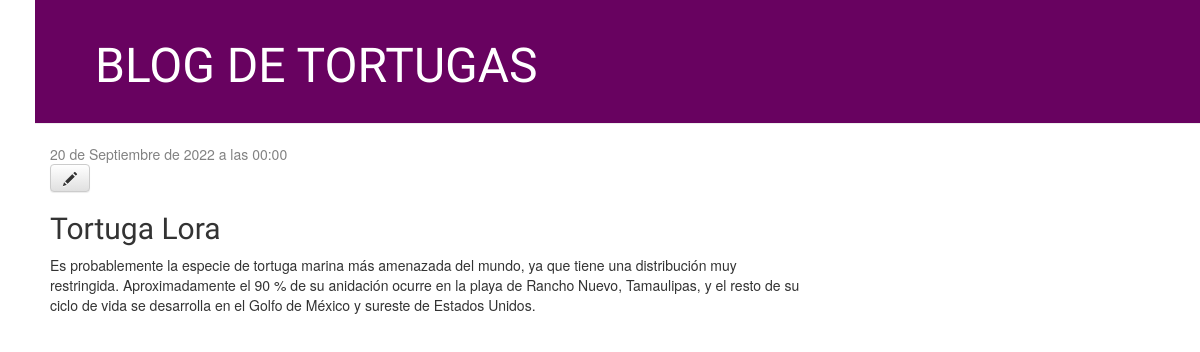
/post/1/, run on an earlier commit of the app's database.
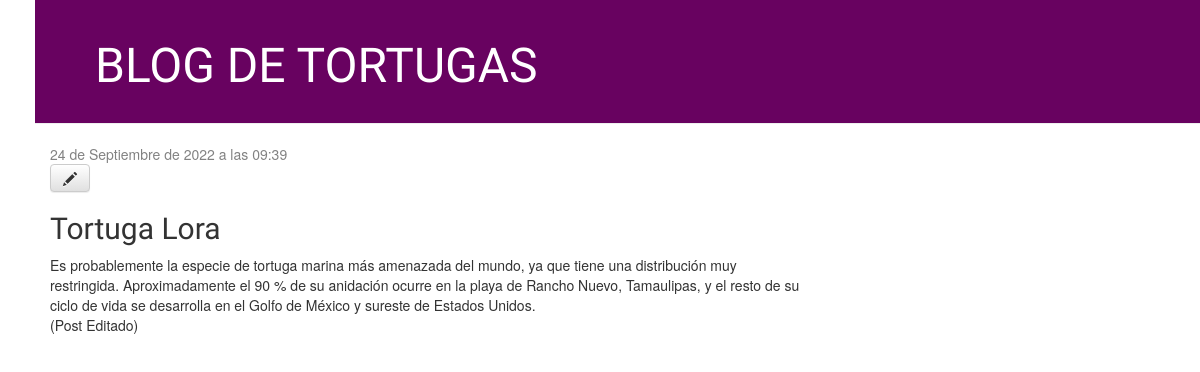
And on a later commit of the database.
### blog/models.py (models this page shows, shortened)
class Post(models.Model):
    author = models.ForeignKey(settings.AUTH_USER_MODEL, on_delete=models.CASCADE)
    title = models.CharField(max_length=200)
    text = models.TextField()
    created_date = models.DateTimeField(
            default=timezone.now)
    published_date = models.DateTimeField(
            blank=True, null=True)

### blog/views.py (the view)
# urls.py: path('post/<int:pk>/', views.post_detail, name='post_detail'),
def post_detail(request, pk):
    post = Post.objects.get(pk=pk)
    return render(request, 'blog/post_detail.html', {'post':post,'title':post.title})

### blog/templates/blog/post_detail.html
{% extends 'blog/base.html' %}
{% block content %}
    <div class="post">
        {% if post.published_date %}
            <div class="date">
                {{ post.published_date }}
            </div>
        {% endif %}
        <a class="btn btn-default" href="{% url 'post_edit' pk=post.pk %}"><span class="glyphicon glyphicon-pencil"></span></a>
        <h2>{{ post.title }}</h2>
        <p>{{ post.text|linebreaksbr }}</p>
    </div>
{% endblock %}

What changed in the data, as far as the page shows it:
changed Post "Tortuga Lora": published_date "20 de Septiembre de 2022 a las 00:00" → "24 de Septiembre de 2022 a las 09:39"; text "…sureste de Estados Unidos." → "…sureste de Estados Unidos. (Post Editado)"
